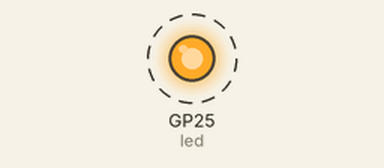
Recording of a program running on a simulated Raspberry Pi Pico running MicroPython. Parts: output pins drawn as LEDs (lit = HIGH). Dashed ring = blinking.

Above: at 0.2 s.
Timing chart, 0 to 3.0 s (numbered marks = the images above):
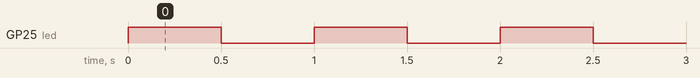

The program:

blink_key.py
```python
# blink_key - a blocking blink for built-in led and will stop on any key press
from machine import Pin
import time
import sys
import uselect


spoll = uselect.poll()
spoll.register(sys.stdin, uselect.POLLIN)


def read1():
    return(sys.stdin.read(1) if spoll.poll(0) else None)


def Blink():
    led = Pin("LED", Pin.OUT)
    key = read1()

    while key is None:
        led.toggle()
        time.sleep_ms(500)
        key = read1()
    led.value(0)
    return


if __name__ == '__main__':
    Blink()
    sys.exit()
```

Measured:
- by itself, GP25 (led): alternates HIGH for 0.50 s and LOW for 0.50 s
